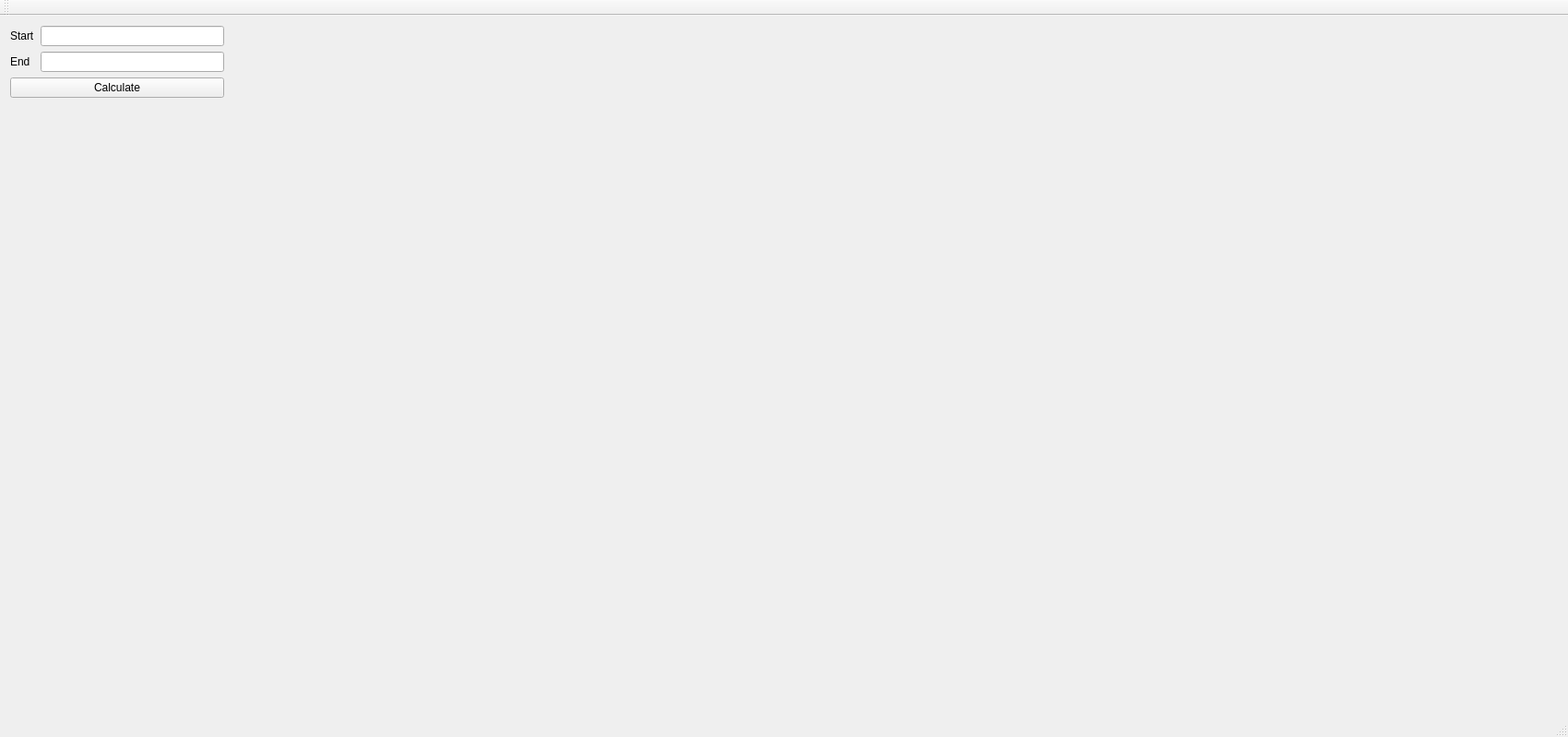
<?xml version="1.0" encoding="UTF-8"?>
<ui version="4.0">
 <class>MainWindow</class>
 <widget class="QMainWindow" name="MainWindow">
  <property name="geometry">
   <rect>
    <x>0</x>
    <y>0</y>
    <width>1700</width>
    <height>799</height>
   </rect>
  </property>
  <property name="sizePolicy">
   <sizepolicy hsizetype="Preferred" vsizetype="Preferred">
    <horstretch>0</horstretch>
    <verstretch>0</verstretch>
   </sizepolicy>
  </property>
  <property name="minimumSize">
   <size>
    <width>0</width>
    <height>0</height>
   </size>
  </property>
  <property name="maximumSize">
   <size>
    <width>2000</width>
    <height>2000</height>
   </size>
  </property>
  <property name="cursor">
   <cursorShape>ArrowCursor</cursorShape>
  </property>
  <property name="windowTitle">
   <string>MainWindow</string>
  </property>
  <widget class="QWidget" name="centralWidget">
   <layout class="QHBoxLayout" name="horizontalLayout" stretch="1,2">
    <item>
     <layout class="QFormLayout" name="formLayout">
      <item row="0" column="0">
       <widget class="QLabel" name="startLabel">
        <property name="text">
         <string>Start</string>
        </property>
       </widget>
      </item>
      <item row="1" column="0">
       <widget class="QLabel" name="endLabel">
        <property name="text">
         <string>End</string>
        </property>
       </widget>
      </item>
      <item row="0" column="1">
       <widget class="QLineEdit" name="startAirport"/>
      </item>
      <item row="1" column="1">
       <widget class="QLineEdit" name="endAirport"/>
      </item>
      <item row="2" column="0" colspan="2">
       <widget class="QPushButton" name="calculateButton">
        <property name="text">
         <string>Calculate</string>
        </property>
       </widget>
      </item>
      <item row="3" column="0" colspan="2">
       <spacer name="horizontalSpacer">
        <property name="orientation">
         <enum>Qt::Horizontal</enum>
        </property>
        <property name="sizeHint" stdset="0">
         <size>
          <width>40</width>
          <height>20</height>
         </size>
        </property>
       </spacer>
      </item>
     </layout>
    </item>
    <item>
     <widget class="DrawableMapWidget" name="map" native="true">
      <property name="sizePolicy">
       <sizepolicy hsizetype="Fixed" vsizetype="Fixed">
        <horstretch>0</horstretch>
        <verstretch>0</verstretch>
       </sizepolicy>
      </property>
      <property name="minimumSize">
       <size>
        <width>1440</width>
        <height>720</height>
       </size>
      </property>
      <property name="maximumSize">
       <size>
        <width>1440</width>
        <height>720</height>
       </size>
      </property>
     </widget>
    </item>
   </layout>
  </widget>
  <widget class="QMenuBar" name="menuBar">
   <property name="geometry">
    <rect>
     <x>0</x>
     <y>0</y>
     <width>1700</width>
     <height>22</height>
    </rect>
   </property>
  </widget>
  <widget class="QToolBar" name="mainToolBar">
   <attribute name="toolBarArea">
    <enum>TopToolBarArea</enum>
   </attribute>
   <attribute name="toolBarBreak">
    <bool>false</bool>
   </attribute>
  </widget>
  <widget class="QStatusBar" name="statusBar"/>
 </widget>
 <layoutdefault spacing="6" margin="11"/>
 <customwidgets>
  <customwidget>
   <class>DrawableMapWidget</class>
   <extends>QWidget</extends>
   <header location="global">drawablemapwidget.h</header>
   <container>1</container>
  </customwidget>
 </customwidgets>
 <resources/>
 <connections/>
</ui>
